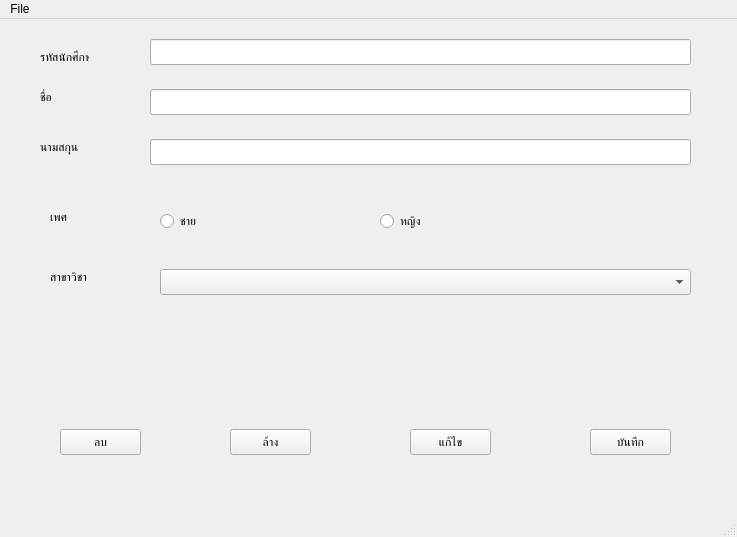
<?xml version="1.0" encoding="UTF-8"?>
<ui version="4.0">
 <class>MainWindow</class>
 <widget class="QMainWindow" name="MainWindow">
  <property name="geometry">
   <rect>
    <x>0</x>
    <y>0</y>
    <width>737</width>
    <height>537</height>
   </rect>
  </property>
  <property name="windowTitle">
   <string>MainWindow</string>
  </property>
  <widget class="QWidget" name="centralwidget">
   <widget class="QLabel" name="label">
    <property name="geometry">
     <rect>
      <x>40</x>
      <y>30</y>
      <width>49</width>
      <height>16</height>
     </rect>
    </property>
    <property name="text">
     <string>รหัสนักศึกษา</string>
    </property>
   </widget>
   <widget class="QLabel" name="label_2">
    <property name="geometry">
     <rect>
      <x>40</x>
      <y>70</y>
      <width>49</width>
      <height>16</height>
     </rect>
    </property>
    <property name="text">
     <string>ชื่อ</string>
    </property>
   </widget>
   <widget class="QLabel" name="label_3">
    <property name="geometry">
     <rect>
      <x>40</x>
      <y>120</y>
      <width>49</width>
      <height>16</height>
     </rect>
    </property>
    <property name="text">
     <string>นามสกุน</string>
    </property>
   </widget>
   <widget class="QLineEdit" name="lineEdit">
    <property name="geometry">
     <rect>
      <x>150</x>
      <y>20</y>
      <width>541</width>
      <height>26</height>
     </rect>
    </property>
   </widget>
   <widget class="QLineEdit" name="lineEdit_2">
    <property name="geometry">
     <rect>
      <x>150</x>
      <y>70</y>
      <width>541</width>
      <height>26</height>
     </rect>
    </property>
   </widget>
   <widget class="QLineEdit" name="lineEdit_3">
    <property name="geometry">
     <rect>
      <x>150</x>
      <y>120</y>
      <width>541</width>
      <height>26</height>
     </rect>
    </property>
   </widget>
   <widget class="QLabel" name="label_4">
    <property name="geometry">
     <rect>
      <x>50</x>
      <y>190</y>
      <width>49</width>
      <height>16</height>
     </rect>
    </property>
    <property name="text">
     <string>เพศ</string>
    </property>
   </widget>
   <widget class="QRadioButton" name="radioButton">
    <property name="geometry">
     <rect>
      <x>160</x>
      <y>190</y>
      <width>98</width>
      <height>24</height>
     </rect>
    </property>
    <property name="text">
     <string>ชาย</string>
    </property>
   </widget>
   <widget class="QRadioButton" name="radioButton_2">
    <property name="geometry">
     <rect>
      <x>380</x>
      <y>190</y>
      <width>98</width>
      <height>24</height>
     </rect>
    </property>
    <property name="text">
     <string>หญิง</string>
    </property>
   </widget>
   <widget class="QLabel" name="label_5">
    <property name="geometry">
     <rect>
      <x>50</x>
      <y>250</y>
      <width>49</width>
      <height>16</height>
     </rect>
    </property>
    <property name="text">
     <string>สาขาวิชา</string>
    </property>
   </widget>
   <widget class="QComboBox" name="comboBox">
    <property name="geometry">
     <rect>
      <x>160</x>
      <y>250</y>
      <width>531</width>
      <height>26</height>
     </rect>
    </property>
   </widget>
   <widget class="QPushButton" name="pushButton">
    <property name="geometry">
     <rect>
      <x>60</x>
      <y>410</y>
      <width>81</width>
      <height>26</height>
     </rect>
    </property>
    <property name="text">
     <string>ลบ</string>
    </property>
   </widget>
   <widget class="QPushButton" name="pushButton_2">
    <property name="geometry">
     <rect>
      <x>230</x>
      <y>410</y>
      <width>81</width>
      <height>26</height>
     </rect>
    </property>
    <property name="text">
     <string>ล้าง</string>
    </property>
   </widget>
   <widget class="QPushButton" name="pushButton_3">
    <property name="geometry">
     <rect>
      <x>410</x>
      <y>410</y>
      <width>81</width>
      <height>26</height>
     </rect>
    </property>
    <property name="text">
     <string>แก้ไข</string>
    </property>
   </widget>
   <widget class="QPushButton" name="pushButton_4">
    <property name="geometry">
     <rect>
      <x>590</x>
      <y>410</y>
      <width>81</width>
      <height>26</height>
     </rect>
    </property>
    <property name="text">
     <string>บันทึก</string>
    </property>
   </widget>
  </widget>
  <widget class="QMenuBar" name="menubar">
   <property name="geometry">
    <rect>
     <x>0</x>
     <y>0</y>
     <width>737</width>
     <height>33</height>
    </rect>
   </property>
   <widget class="QMenu" name="menuFile">
    <property name="title">
     <string>File</string>
    </property>
    <addaction name="actionOpen"/>
    <addaction name="actionNew"/>
    <addaction name="actionExit"/>
   </widget>
   <addaction name="menuFile"/>
  </widget>
  <widget class="QStatusBar" name="statusbar"/>
  <action name="actionOpen">
   <property name="text">
    <string>Open</string>
   </property>
  </action>
  <action name="actionNew">
   <property name="text">
    <string>New</string>
   </property>
  </action>
  <action name="actionExit">
   <property name="text">
    <string>Exit</string>
   </property>
  </action>
 </widget>
 <resources/>
 <connections/>
</ui>
